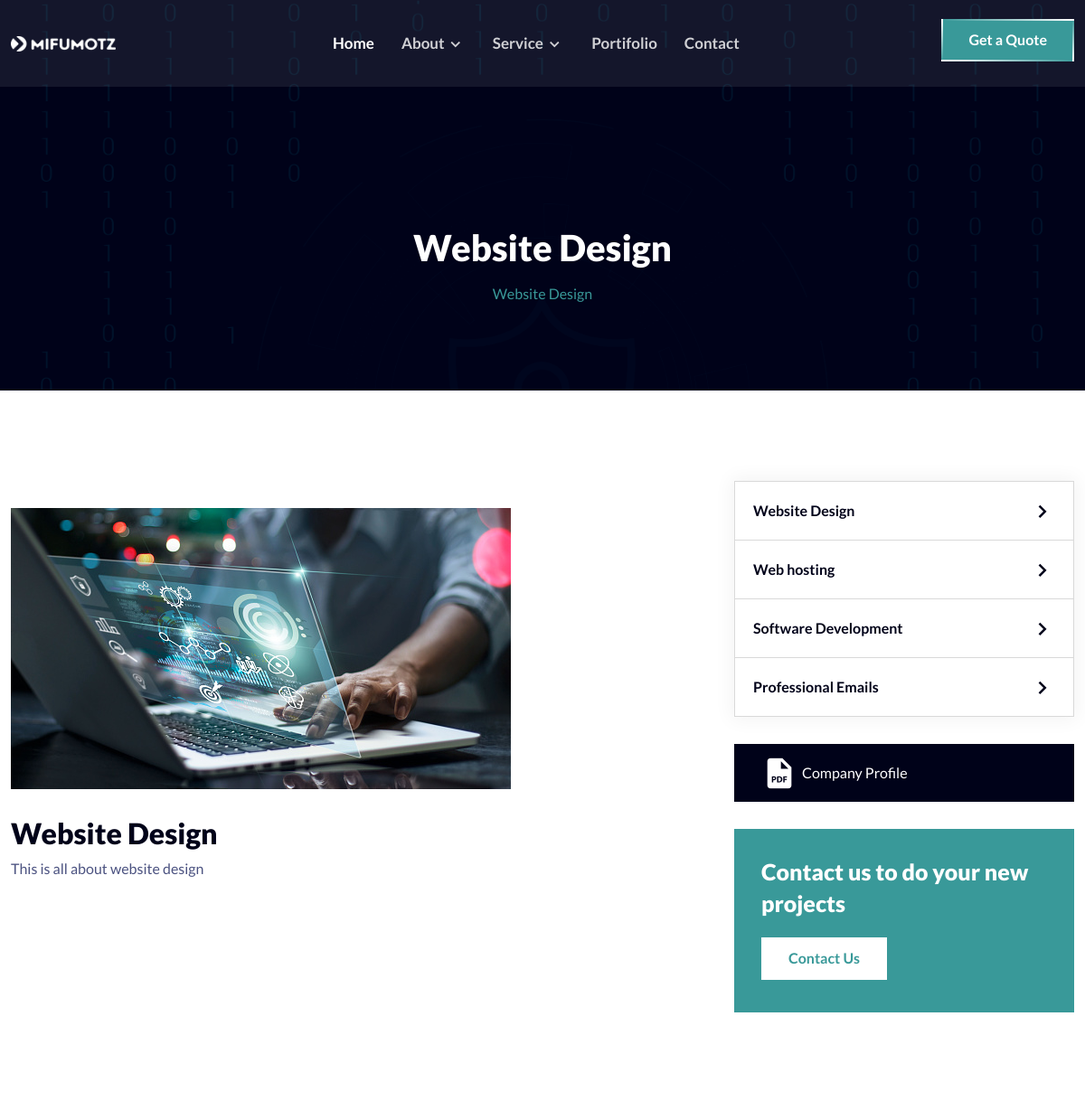
Page /website-design (upper part) on the earlier database version.
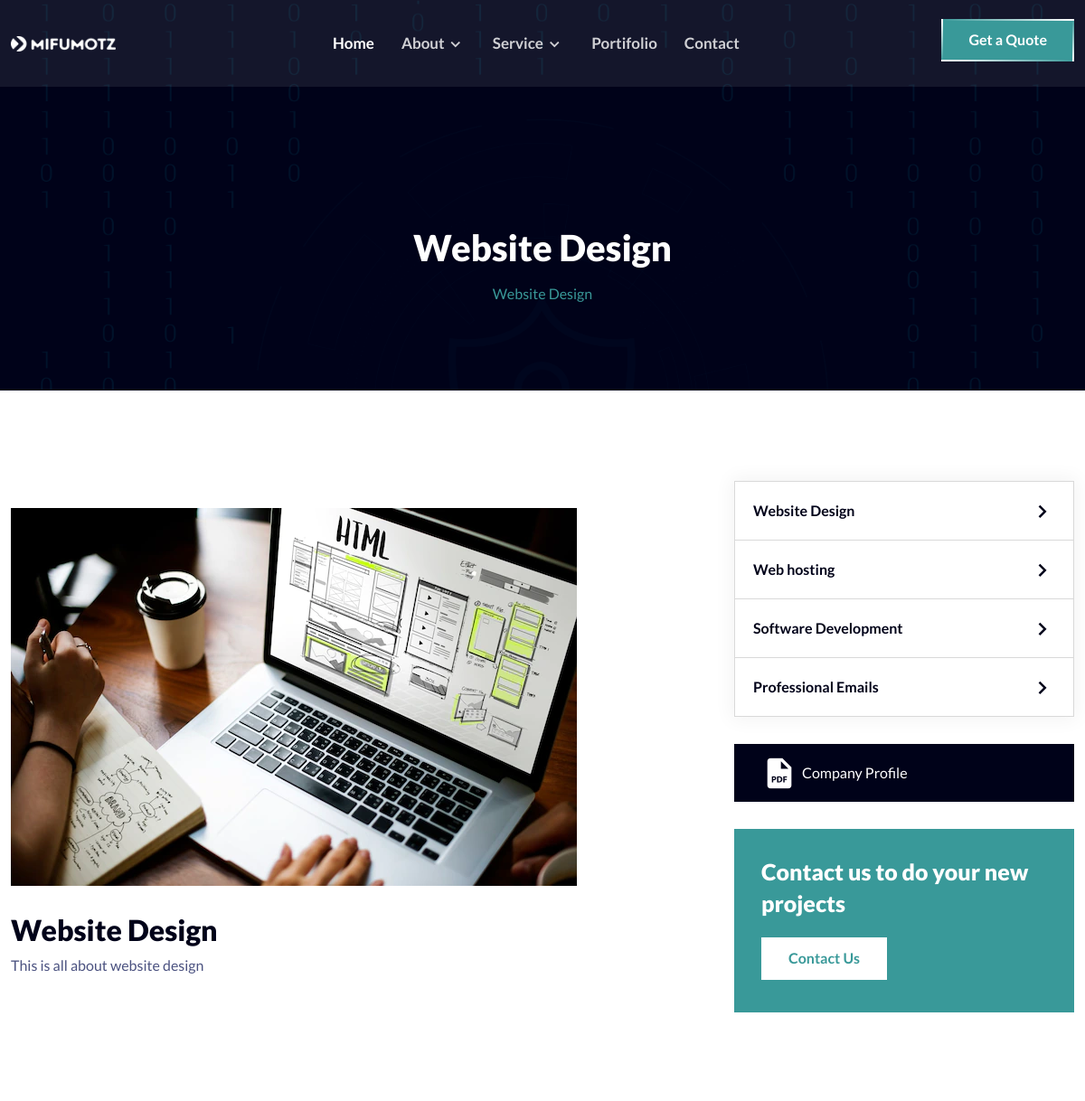
Same page on the later database version.
### mifumoweb/models.py (models this page shows, shortened)
class Service(models.Model):
    title = models.CharField(max_length = 150, null=False)
    slug = models.SlugField(unique=True, null=False)
    image = models.ImageField(upload_to='images/', null=True)
    descritption = models.TextField(max_length=300, null=True)
    created_at = models.DateField(auto_now=True)

### mifumoweb/views.py (the view)
# urls.py: path('<slug:slug>', ServicesDetail.as_view(), name='service_detail'),
class ServicesDetail(DetailView):
    model=Service
    template_name='service_details.html'

### mifumoweb/templates/service_details.html (shortened to what this page needs)
{% extends 'base.html' %}
{% block contents %}
<div class="page-title-area page-title-style-two">
    <div class="container">
        <div class="page-title-content">
            <h2>{{object.title}}</h2>
            <ul>
                <li class="active">{{object.title}}</li>
            </ul>
        </div>
    </div>
</div>
<section class="services-details-area pt-100 pb-70">
    <div class="container">
        <div class="row">
            <div class="col-lg-8">
                <div class="services-details-content">
                    <div class="services-content">
                        <div class="services-details-one">
                            <img src="{{object.image.url}}" alt="Image">
                        </div>
                    </div>
                        <h2>{{object.title}}</h2>
                    <div class="services-content">
                       {{object.descritption}}
                    </div>
                </div>
            </div>
            <div class="col-lg-4">
                <div class="services-sidebar">
                    <div class="services-category">
                        <ul>
                            <li>
                                <a href="#">
                                    Website Design
                                    <i class="bx bx-chevron-right"></i>
                                </a>
                            </li>
                            <li>
                                <a href="#">
                                    Web hosting
                                    <i class="bx bx-chevron-right"></i>
                                </a>
                            </li>
                            <li>
                                <a href="#">
                                    Software Development
                                    <i class="bx bx-chevron-right"></i>
                                </a>
                            </li>
                            <li>
                                <a href="#">
                                    Professional Emails
                                    <i class="bx bx-chevron-right"></i>
                                </a>
                            </li>
                        </ul>
                    </div>
                    <div class="services-pdf">
                        <ul>
                            <li>
                                <a href="#">
                                    <i class="bx bxs-file-pdf"></i>
                                    Company Profile
                                </a>
                            </li>
                        </ul>
                    </div>
                    <div class="services-contact mb-30">
                        <h3>Contact us to do your new projects</h3>
                        <a href="contact.html" class="default-btn">
                            <span>Contact Us</span>
                        </a>
                    </div>
                </div>
            </div>
        </div>
    </div>
</section>
{% endblock contents %}

Differences in the rows shown:
changed Service "Website Design": image: a different picture
